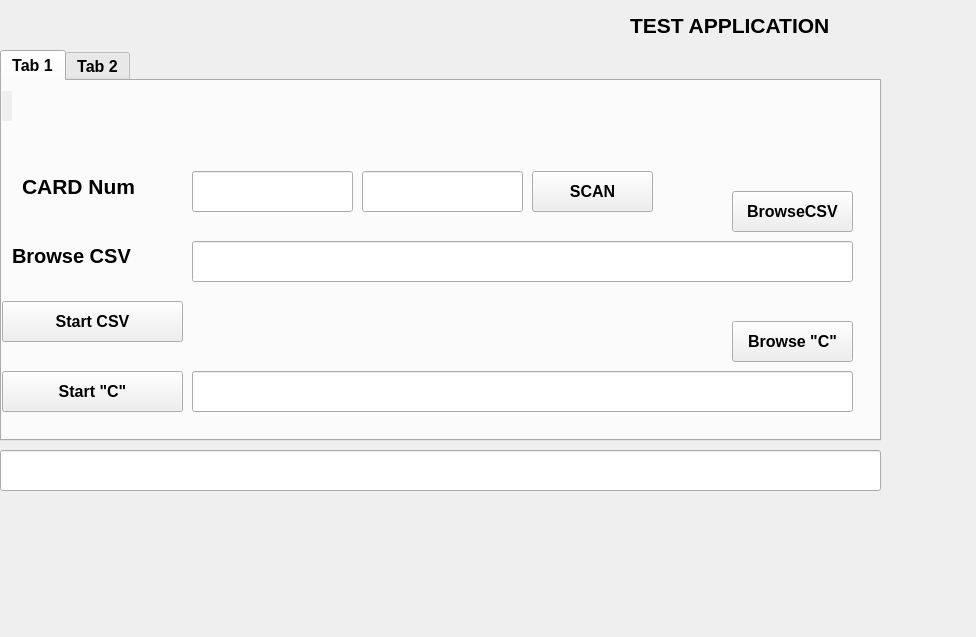
<?xml version="1.0" encoding="UTF-8"?>
<ui version="4.0">
 <class>Nwgnd</class>
 <widget class="QWidget" name="Nwgnd">
  <property name="geometry">
   <rect>
    <x>0</x>
    <y>0</y>
    <width>976</width>
    <height>637</height>
   </rect>
  </property>
  <property name="windowTitle">
   <string>MainWindow</string>
  </property>
  <widget class="QLabel" name="commLED">
   <property name="geometry">
    <rect>
     <x>630</x>
     <y>10</y>
     <width>291</width>
     <height>31</height>
    </rect>
   </property>
   <property name="font">
    <font>
     <pointsize>16</pointsize>
     <weight>75</weight>
     <bold>true</bold>
    </font>
   </property>
   <property name="text">
    <string>&lt;html&gt;&lt;head/&gt;&lt;body&gt;&lt;p&gt;TEST APPLICATION&lt;/p&gt;&lt;/body&gt;&lt;/html&gt;</string>
   </property>
  </widget>
  <widget class="QLineEdit" name="status">
   <property name="geometry">
    <rect>
     <x>0</x>
     <y>450</y>
     <width>881</width>
     <height>41</height>
    </rect>
   </property>
   <property name="font">
    <font>
     <pointsize>20</pointsize>
    </font>
   </property>
  </widget>
  <widget class="QTabWidget" name="tabWidget">
   <property name="geometry">
    <rect>
     <x>0</x>
     <y>50</y>
     <width>881</width>
     <height>391</height>
    </rect>
   </property>
   <property name="font">
    <font>
     <pointsize>12</pointsize>
     <weight>75</weight>
     <bold>true</bold>
    </font>
   </property>
   <property name="currentIndex">
    <number>0</number>
   </property>
   <widget class="QWidget" name="tab_3">
    <attribute name="title">
     <string>Tab 1</string>
    </attribute>
    <widget class="QLineEdit" name="facCode_2">
     <property name="geometry">
      <rect>
       <x>190</x>
       <y>90</y>
       <width>161</width>
       <height>41</height>
      </rect>
     </property>
     <property name="font">
      <font>
       <pointsize>20</pointsize>
      </font>
     </property>
    </widget>
    <widget class="QLineEdit" name="csvFilePath">
     <property name="geometry">
      <rect>
       <x>190</x>
       <y>160</y>
       <width>661</width>
       <height>41</height>
      </rect>
     </property>
     <property name="font">
      <font>
       <pointsize>20</pointsize>
      </font>
     </property>
    </widget>
    <widget class="QLineEdit" name="cardNum_2">
     <property name="geometry">
      <rect>
       <x>360</x>
       <y>90</y>
       <width>161</width>
       <height>41</height>
      </rect>
     </property>
     <property name="font">
      <font>
       <pointsize>20</pointsize>
      </font>
     </property>
    </widget>
    <widget class="QPushButton" name="startCScript">
     <property name="geometry">
      <rect>
       <x>0</x>
       <y>290</y>
       <width>181</width>
       <height>41</height>
      </rect>
     </property>
     <property name="font">
      <font>
       <pointsize>12</pointsize>
       <weight>75</weight>
       <bold>true</bold>
      </font>
     </property>
     <property name="text">
      <string>Start &quot;C&quot;</string>
     </property>
    </widget>
    <widget class="QPushButton" name="startCSV">
     <property name="geometry">
      <rect>
       <x>0</x>
       <y>220</y>
       <width>181</width>
       <height>41</height>
      </rect>
     </property>
     <property name="font">
      <font>
       <pointsize>12</pointsize>
       <weight>75</weight>
       <bold>true</bold>
      </font>
     </property>
     <property name="text">
      <string>Start CSV</string>
     </property>
    </widget>
    <widget class="QLabel" name="label_4">
     <property name="geometry">
      <rect>
       <x>20</x>
       <y>90</y>
       <width>151</width>
       <height>31</height>
      </rect>
     </property>
     <property name="font">
      <font>
       <pointsize>16</pointsize>
       <weight>75</weight>
       <bold>true</bold>
      </font>
     </property>
     <property name="text">
      <string>&lt;html&gt;&lt;head/&gt;&lt;body&gt;&lt;p&gt;CARD Num&lt;/p&gt;&lt;/body&gt;&lt;/html&gt;</string>
     </property>
    </widget>
    <widget class="QLabel" name="labelBrowse">
     <property name="geometry">
      <rect>
       <x>10</x>
       <y>160</y>
       <width>171</width>
       <height>31</height>
      </rect>
     </property>
     <property name="font">
      <font>
       <pointsize>15</pointsize>
       <weight>75</weight>
       <bold>true</bold>
      </font>
     </property>
     <property name="text">
      <string>&lt;html&gt;&lt;head/&gt;&lt;body&gt;&lt;p&gt;Browse CSV&lt;/p&gt;&lt;/body&gt;&lt;/html&gt;</string>
     </property>
    </widget>
    <widget class="QPushButton" name="wiegScan">
     <property name="geometry">
      <rect>
       <x>530</x>
       <y>90</y>
       <width>121</width>
       <height>41</height>
      </rect>
     </property>
     <property name="font">
      <font>
       <pointsize>12</pointsize>
       <weight>75</weight>
       <bold>true</bold>
      </font>
     </property>
     <property name="text">
      <string>SCAN</string>
     </property>
    </widget>
    <widget class="QLineEdit" name="cFilePath">
     <property name="geometry">
      <rect>
       <x>190</x>
       <y>290</y>
       <width>661</width>
       <height>41</height>
      </rect>
     </property>
     <property name="font">
      <font>
       <pointsize>20</pointsize>
      </font>
     </property>
    </widget>
    <widget class="QLabel" name="connLED">
     <property name="geometry">
      <rect>
       <x>0</x>
       <y>10</y>
       <width>10</width>
       <height>30</height>
      </rect>
     </property>
     <property name="autoFillBackground">
      <bool>true</bool>
     </property>
     <property name="text">
      <string/>
     </property>
    </widget>
    <widget class="QPushButton" name="browseCSVFile">
     <property name="geometry">
      <rect>
       <x>730</x>
       <y>110</y>
       <width>121</width>
       <height>41</height>
      </rect>
     </property>
     <property name="font">
      <font>
       <pointsize>12</pointsize>
       <weight>75</weight>
       <bold>true</bold>
      </font>
     </property>
     <property name="text">
      <string>BrowseCSV</string>
     </property>
    </widget>
    <widget class="QPushButton" name="browseCFile">
     <property name="geometry">
      <rect>
       <x>730</x>
       <y>240</y>
       <width>121</width>
       <height>41</height>
      </rect>
     </property>
     <property name="font">
      <font>
       <pointsize>12</pointsize>
       <weight>75</weight>
       <bold>true</bold>
      </font>
     </property>
     <property name="text">
      <string>Browse &quot;C&quot;</string>
     </property>
    </widget>
   </widget>
   <widget class="QWidget" name="tab_4">
    <attribute name="title">
     <string>Tab 2</string>
    </attribute>
   </widget>
  </widget>
 </widget>
 <resources/>
 <connections/>
</ui>
